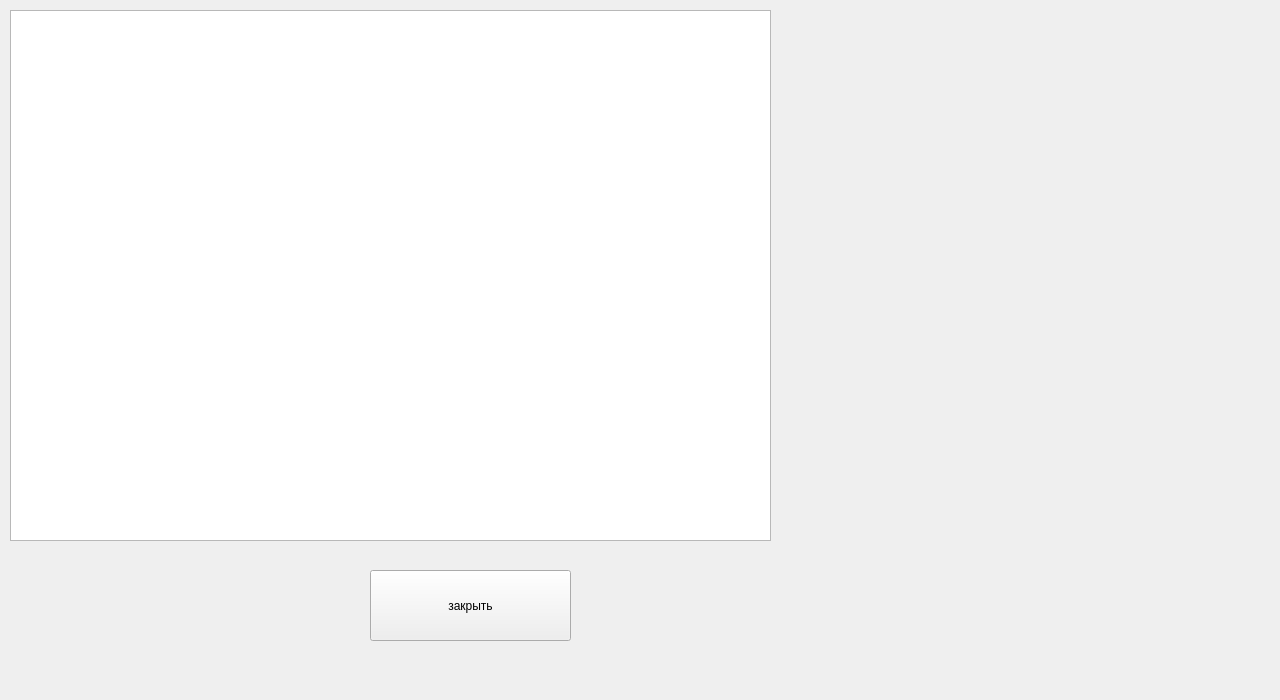
<?xml version="1.0" encoding="UTF-8"?>
<ui version="4.0">
 <class>Messages</class>
 <widget class="QWidget" name="Messages">
  <property name="geometry">
   <rect>
    <x>0</x>
    <y>0</y>
    <width>1280</width>
    <height>700</height>
   </rect>
  </property>
  <property name="minimumSize">
   <size>
    <width>1280</width>
    <height>700</height>
   </size>
  </property>
  <property name="maximumSize">
   <size>
    <width>1280</width>
    <height>800</height>
   </size>
  </property>
  <property name="windowTitle">
   <string>Form</string>
  </property>
  <widget class="QListWidget" name="listWidget">
   <property name="geometry">
    <rect>
     <x>10</x>
     <y>10</y>
     <width>761</width>
     <height>531</height>
    </rect>
   </property>
  </widget>
  <widget class="QPushButton" name="pushButton">
   <property name="geometry">
    <rect>
     <x>370</x>
     <y>570</y>
     <width>201</width>
     <height>71</height>
    </rect>
   </property>
   <property name="text">
    <string>закрыть</string>
   </property>
  </widget>
 </widget>
 <resources/>
 <connections/>
</ui>
